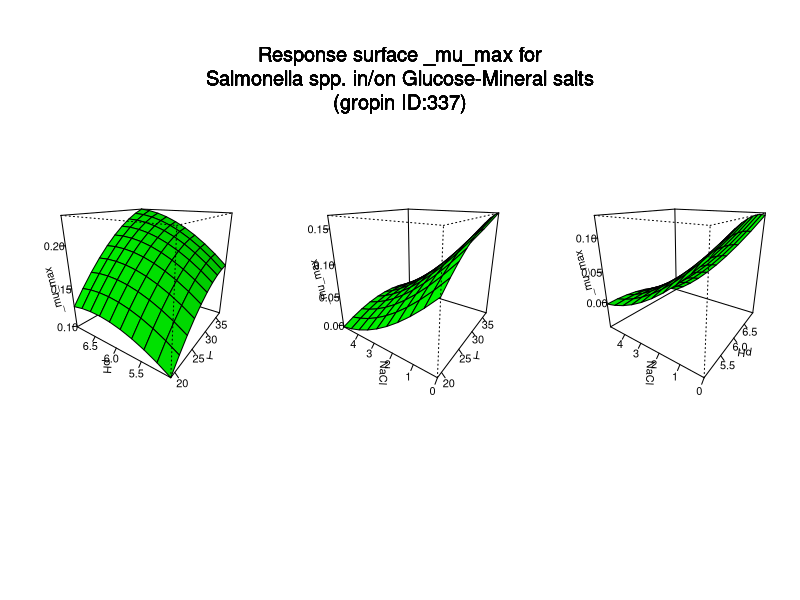

Write R code to recreate this figure.
#############################
# start of Parameter script
#############################
T <- seq(19.019,36.963036963037,length.out=10)
pH <- seq(5.005,6.99300699300699,length.out=10)
NaCl <- seq(0,4.995004995005,length.out=10)
#############################
# end of Parameter script
#############################
############################# 
# start of Model script Gropin ID 337 
#############################
 
# constant coefficients for this model
 
variables <- data.frame(T,pH,NaCl)
argumentsPar <- unique.data.frame(expand.grid(variables))
 
# heart of the model
response_surface <- function(T,pH,NaCl) {
   mumax <-(-0.579+0.011*NaCl+0.163*pH+0.010*T-0.007*NaCl*pH-0.0006*NaCl*T+0.001*pH*T+0.003*(NaCl^2)-0.014*(pH^2)-0.0002*(T^2))

	return(mumax=mumax)
} 

# output parameters
responseSurface <- cbind(argumentsPar,response_surface(argumentsPar['T'],argumentsPar['pH'],argumentsPar['NaCl']))
colnames(responseSurface) <- c(colnames(argumentsPar),'mumax')
#############################
# End of Model script
#############################
############################# 
# start of Visualisation script Gropin ID 337 
#############################
titleText <-'Response surface _mu_max for
Salmonella spp. in/on Glucose-Mineral salts
(gropin ID:337)'
argPar1 <- unique.data.frame(expand.grid(T,pH))
argPar2 <- unique.data.frame(expand.grid(T,NaCl))
argPar3 <- unique.data.frame(expand.grid(pH,NaCl))
z1 <- matrix(unlist(response_surface(T = argPar1[1],pH = argPar1[2],NaCl = NaCl[1])),nrow=10)
z2 <- matrix(unlist(response_surface(T = argPar2[1],NaCl = argPar2[2],pH = pH[1])),nrow=10)
z3 <- matrix(unlist(response_surface(pH = argPar3[1],NaCl = argPar3[2],T = T[1])),nrow=10)
# adding precaution if response surface is zero
myZLim1 <- range(z1)
if(myZLim1[1] == myZLim1[2]) myZLim1[2] <- myZLim1[2]+1
myZLim2 <- range(z2)
if(myZLim2[1] == myZLim2[2]) myZLim2[2] <- myZLim2[2]+1
myZLim3 <- range(z3)
if(myZLim3[1] == myZLim3[2]) myZLim3[2] <- myZLim3[2]+1
if(length(T)>1 & length(pH)>1 & length(NaCl)>1) {
	par(mfrow = c(1,3))
	persp(T,pH,z1,col = 'green',xlab='T',ylab='pH',zlab='_mu_max',zlim=myZLim1,theta=305,phi=20,shade=0.25,ticktype = 'detailed')
	persp(T,NaCl,z2,col = 'green',xlab='T',ylab='NaCl',zlab='_mu_max',zlim=myZLim2,theta=305,phi=20,shade=0.25,ticktype = 'detailed')
	persp(pH,NaCl,z3,col = 'green',xlab='pH',ylab='NaCl',zlab='_mu_max',zlim=myZLim3,theta=305,phi=20,shade=0.25,ticktype = 'detailed')
	mtext(titleText,outer=T,  cex=1.2, line=-8.5, side=3)
} else {
		myPars <- unique.data.frame(expand.grid(T,pH,NaCl))
		myZ <-matrix(unlist(response_surface(myPars[,1],myPars[,2],myPars[,3])),nrow=10)
		myZLim <- range(myZ)
if(myZLim[1] == myZLim[2]) myZLim[2] <- myZLim[2]+1
	if(length(NaCl)==1) {
		persp(T,pH,myZ,col = 'green',xlab='T',ylab='pH',zlab='_mu_max',main=titleText,sub=paste('other variable: NaCl =',round(NaCl,digits = 2)),zlim=myZLim,theta=305,phi=20,shade=0.25,ticktype = 'detailed')
	}
	if(length(pH)==1) {
		persp(T,NaCl,myZ,col = 'green',xlab='T',ylab='NaCl',zlab='_mu_max',main=titleText,sub=paste('other variable: pH =',round(pH,digits = 2)),zlim=myZLim,theta=305,phi=20,shade=0.25,ticktype = 'detailed')
	}
	if(length(T)==1) {
		persp(pH,NaCl,myZ,col = 'green',xlab='pH',ylab='NaCl',zlab='_mu_max',main=titleText,sub=paste('other variable: T =',round(T,digits = 2)),zlim=myZLim,theta=305,phi=20,shade=0.25,ticktype = 'detailed')
	}
}
#############################
# End of Visualisation script
#############################
